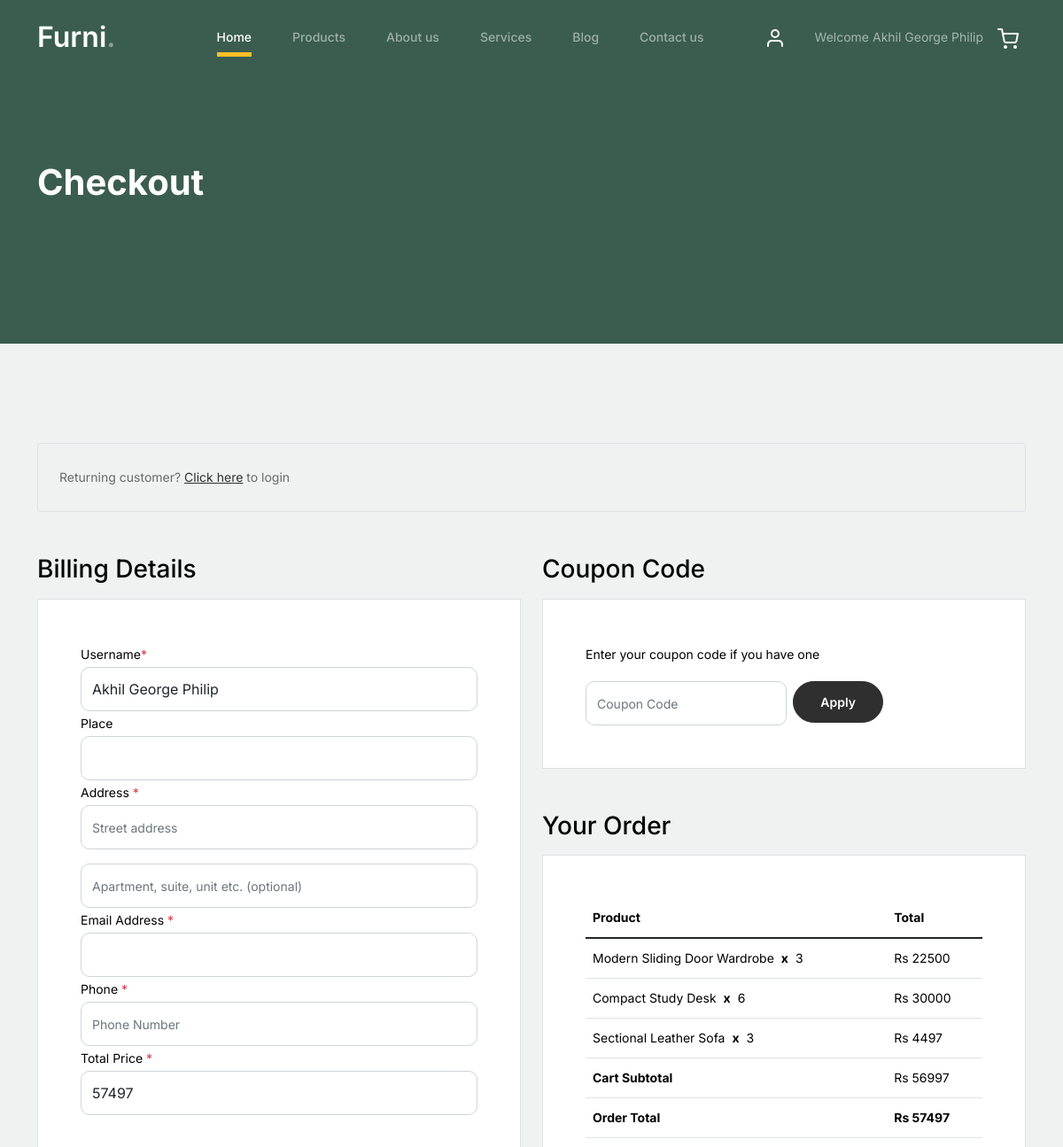
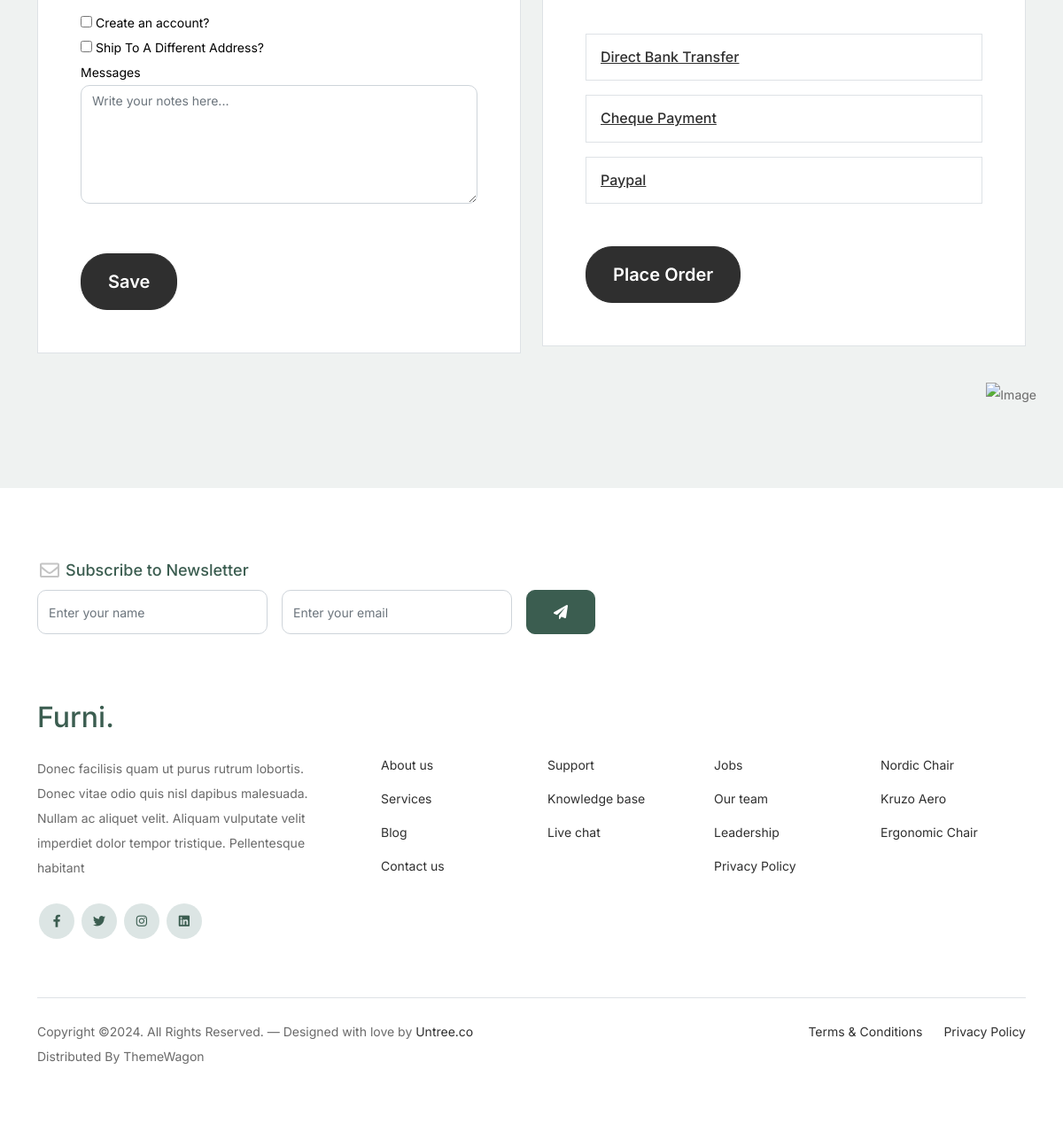
/checkout/ (signed in), run on the app's committed database (2 pictures, top to bottom).
### WebApp/models.py (models this page shows)
class CartDB(models.Model):
    Username=models.CharField(max_length=100,null=True,blank=True)
    Quantity=models.IntegerField(null=True,blank=True)
    Price=models.IntegerField(max_length=100,null=True,blank=True)
    Total_Price=models.IntegerField(max_length=100,null=True,blank=True)
    Product_Name=models.CharField(max_length=100,null=True,blank=True)

### WebApp/views.py (the view)
# urls.py: path('checkout/',views.checkout,name="checkout"),
def checkout(request):
    data = CartDB.objects.filter(Username=request.session['Name'])
    subtotal = 0
    shipping_amount = 0
    total_amount = 0
    for i in data:
        subtotal = subtotal + i.Total_Price
        if subtotal > 20000:
            shipping_amount = 500
        else:
            shipping_amount = 1000
        total_amount = shipping_amount + subtotal
    return render(request,"checkout.html",{'data':data,'subtotal':subtotal,'total_amount':total_amount})

### WebApp/templates/checkout.html (shortened to what this page needs)
<!doctype html>
{% load static %}
<html lang="en">
<head>
		<link href="{% static 'web/css/bootstrap.min.css' %}" rel="stylesheet">
		<link href="https://cdnjs.cloudflare.com/ajax/libs/font-awesome/6.0.0-beta3/css/all.min.css" rel="stylesheet">
		<link href="{% static 'web/css/tiny-slider.css' %}" rel="stylesheet">
		<link href="{% static 'web/css/style.css' %}" rel="stylesheet">
	</head>
	<body>
		<nav class="custom-navbar navbar navbar navbar-expand-md navbar-dark bg-dark" arial-label="Furni navigation bar">
			<div class="container">
				<a class="navbar-brand" href="index.html">Furni<span>.</span></a>
				<div class="collapse navbar-collapse" id="navbarsFurni">
					<ul class="custom-navbar-nav navbar-nav ms-auto mb-2 mb-md-0">
						<li class="nav-item active">
							<a class="nav-link" href="index.html">Home</a>
						</li>
						<li><a class="nav-link" href="{% url 'products_page' %}">Products</a></li>
						<li><a class="nav-link" href="{%url 'aboutus' %}">About us</a></li>
						<li><a class="nav-link" href="services.html">Services</a></li>
						<li><a class="nav-link" href="blog.html">Blog</a></li>
						<li><a class="nav-link" href="{% url 'contacts' %}">Contact us</a></li>
					</ul>
					<ul class="custom-navbar-cta navbar-nav mb-2 mb-md-0 ms-5">
						<li><a class="nav-link" href="{% url 'Signin' %}"><img src="{% static 'web/images/user.svg' %}"></a></li>
						{% if request.session.Name %}
						<li><a class="nav-link" href="{% url 'user_logout' %}">Welcome {{request.session.Name}}</a></li>
						{% endif %}
						<li><a class="nav-link" href="{% url 'cart' %}"><img src="{% static 'web/images/cart.svg' %}"></a></li>
					</ul>
				</div>
			</div>
		</nav>
			<div class="hero">
				<div class="container">
					<div class="row justify-content-between">
						<div class="col-lg-5">
							<div class="intro-excerpt">
								<h1>Checkout</h1>
							</div>
						</div>
						<div class="col-lg-7">
						</div>
					</div>
				</div>
			</div>
		<div class="untree_co-section">
		    <div class="container">
		      <div class="row mb-5">
		        <div class="col-md-12">
		          <div class="border p-4 rounded" role="alert">
		            Returning customer? <a href="#">Click here</a> to login
		          </div>
		        </div>
		      </div>
		      <div class="row">
		        <div class="col-md-6 mb-5 mb-md-0">
		          <h2 class="h3 mb-3 text-black">Billing Details</h2>
					<form method="POST" action="{% url 'save_checkout' %}">
		          <div class="p-3 p-lg-5 border bg-white">
		            <div class="form-group row">
		              <div class="col-md-12">
		                <label for="c_fname" class="text-black">Username<span class="text-danger">*</span></label>
		                <input type="text" class="form-control" id="c_fname" name="uname" value="{{request.session.Name}}">
		              </div>
		            </div>
		            <div class="form-group row">
		              <div class="col-md-12">
		                <label for="c_companyname" class="text-black">Place</label>
		                <input type="text" class="form-control" id="c_companyname" name="place">
		              </div>
		            </div>
		            <div class="form-group row">
		              <div class="col-md-12">
		                <label for="c_address" class="text-black">Address <span class="text-danger">*</span></label>
		                <input type="text" class="form-control" id="c_address" name="c_address" placeholder="Street address">
		              </div>
		            </div>
		            <div class="form-group mt-3">
		              <input type="text" class="form-control" placeholder="Apartment, suite, unit etc. (optional)">
		            </div>
		            <div class="form-group row mb-5">
		              <div class="col-md-12">
		                <label for="c_email_address" class="text-black">Email Address <span class="text-danger">*</span></label>
		                <input type="text" class="form-control" id="c_email_address" name="c_email_address">
		              </div>
		              <div class="col-md-12">
		                <label for="c_phone" class="text-black">Phone <span class="text-danger">*</span></label>
		                <input type="text" class="form-control" id="c_phone" name="c_phone" placeholder="Phone Number">
		              </div>
						<div class="col-md-12">
		                <label class="text-black">Total Price <span class="text-danger">*</span></label>
		                <input type="text" class="form-control" id="c_total_price" name="c_total_price" value="{{total_amount}}">
		              </div>
		            </div>
		            <div class="form-group">
		              <label for="c_create_account" class="text-black" data-bs-toggle="collapse" href="#create_an_account" role="button" aria-expanded="false" aria-controls="create_an_account"><input type="checkbox" value="1" id="c_create_account"> Create an account?</label>
		            </div>
		            <div class="form-group">
		              <label for="c_ship_different_address" class="text-black" data-bs-toggle="collapse" href="#ship_different_address" role="button" aria-expanded="false" aria-controls="ship_different_address"><input type="checkbox" value="1" id="c_ship_different_address"> Ship To A Different Address?</label>
		            </div>
		            <div class="form-group">
		              <label for="c_order_notes" class="text-black">Messages</label>
		              <textarea name="c_order_notes" id="c_order_notes" cols="30" rows="5" class="form-control" placeholder="Write your notes here..."></textarea>
		            </div><br><br>
					  <div>
		                  <a class="btn btn-success btn-lg py-3 btn-block" href="{% url 'save_checkout' %}">Save</a>
		                </div>
		          </div>
					</form>
		        </div>
		        <div class="col-md-6">
		          <div class="row mb-5">
		            <div class="col-md-12">
		              <h2 class="h3 mb-3 text-black">Coupon Code</h2>
		              <div class="p-3 p-lg-5 border bg-white">
		                <label for="c_code" class="text-black mb-3">Enter your coupon code if you have one</label>
		                <div class="input-group w-75 couponcode-wrap">
		                  <input type="text" class="form-control me-2" id="c_code" placeholder="Coupon Code" aria-label="Coupon Code" aria-describedby="button-addon2">
		                  <div class="input-group-append">
		                    <button class="btn btn-black btn-sm" type="button" id="button-addon2">Apply</button>
		                  </div>
		                </div>
		              </div>
		            </div>
		          </div>
		          <div class="row mb-5">
		            <div class="col-md-12">
		              <h2 class="h3 mb-3 text-black">Your Order</h2>
		              <div class="p-3 p-lg-5 border bg-white">
		                <table class="table site-block-order-table mb-5">
		                  <thead>
		                    <th>Product</th>
		                    <th>Total</th>
		                  </thead>
		                  <tbody>
						  {% for i in data %}
		                    <tr>
		                      <td>{{i.Product_Name}}<strong class="mx-2">x</strong>{{i.Quantity}}</td>
		                      <td>Rs {{i.Total_Price}}</td>
		                    </tr>
						  {% endfor %}
		                    <tr>
		                      <td class="text-black font-weight-bold"><strong>Cart Subtotal</strong></td>
		                      <td class="text-black">Rs {{subtotal}}</td>
		                    </tr>
		                    <tr>
		                      <td class="text-black font-weight-bold"><strong>Order Total</strong></td>
		                      <td class="text-black font-weight-bold"><strong>Rs {{total_amount}}</strong></td>
		                    </tr>
		                  </tbody>
		                </table>
		                <div class="border p-3 mb-3">
		                  <h3 class="h6 mb-0"><a class="d-block" data-bs-toggle="collapse" href="#collapsebank" role="button" aria-expanded="false" aria-controls="collapsebank">Direct Bank Transfer</a></h3>
		                </div>
		                <div class="border p-3 mb-3">
		                  <h3 class="h6 mb-0"><a class="d-block" data-bs-toggle="collapse" href="#collapsecheque" role="button" aria-expanded="false" aria-controls="collapsecheque">Cheque Payment</a></h3>
		                </div>
		                <div class="border p-3 mb-5">
		                  <h3 class="h6 mb-0"><a class="d-block" data-bs-toggle="collapse" href="#collapsepaypal" role="button" aria-expanded="false" aria-controls="collapsepaypal">Paypal</a></h3>
		                </div>
		                <div class="form-group">
		                  <a class="btn btn-black btn-lg py-3 btn-block" href="{% url 'payment' %}">Place Order</a>
		                </div>
		              </div>
		            </div>
		          </div>
		        </div>
		      </div>
		    </div>
		  </div>
		<footer class="footer-section">
			<div class="container relative">
				<div class="sofa-img">
					<img src="{% static 'web/images/sofa.png' %}" alt="Image" class="img-fluid">
				</div>
				<div class="row">
					<div class="col-lg-8">
						<div class="subscription-form">
							<h3 class="d-flex align-items-center"><span class="me-1"><img src="{% static 'web/images/envelope-outline.svg' %}" alt="Image" class="img-fluid"></span><span>Subscribe to Newsletter</span></h3>
							<form action="#" class="row g-3">
								<div class="col-auto">
									<input type="text" class="form-control" placeholder="Enter your name">
								</div>
								<div class="col-auto">
									<input type="email" class="form-control" placeholder="Enter your email">
								</div>
								<div class="col-auto">
									<button class="btn btn-primary">
										<span class="fa fa-paper-plane"></span>
									</button>
								</div>
							</form>
						</div>
					</div>
				</div>
				<div class="row g-5 mb-5">
					<div class="col-lg-4">
						<div class="mb-4 footer-logo-wrap"><a href="#" class="footer-logo">Furni<span>.</span></a></div>
						<p class="mb-4">Donec facilisis quam ut purus rutrum lobortis. Donec vitae odio quis nisl dapibus malesuada. Nullam ac aliquet velit. Aliquam vulputate velit imperdiet dolor tempor tristique. Pellentesque habitant</p>
						<ul class="list-unstyled custom-social">
							<li><a href="#"><span class="fa fa-brands fa-facebook-f"></span></a></li>
							<li><a href="#"><span class="fa fa-brands fa-twitter"></span></a></li>
							<li><a href="#"><span class="fa fa-brands fa-instagram"></span></a></li>
							<li><a href="#"><span class="fa fa-brands fa-linkedin"></span></a></li>
						</ul>
					</div>
					<div class="col-lg-8">
						<div class="row links-wrap">
							<div class="col-6 col-sm-6 col-md-3">
								<ul class="list-unstyled">
									<li><a href="#">About us</a></li>
									<li><a href="#">Services</a></li>
									<li><a href="#">Blog</a></li>
									<li><a href="#">Contact us</a></li>
								</ul>
							</div>
							<div class="col-6 col-sm-6 col-md-3">
								<ul class="list-unstyled">
									<li><a href="#">Support</a></li>
									<li><a href="#">Knowledge base</a></li>
									<li><a href="#">Live chat</a></li>
								</ul>
							</div>
							<div class="col-6 col-sm-6 col-md-3">
								<ul class="list-unstyled">
									<li><a href="#">Jobs</a></li>
									<li><a href="#">Our team</a></li>
									<li><a href="#">Leadership</a></li>
									<li><a href="#">Privacy Policy</a></li>
								</ul>
							</div>
							<div class="col-6 col-sm-6 col-md-3">
								<ul class="list-unstyled">
									<li><a href="#">Nordic Chair</a></li>
									<li><a href="#">Kruzo Aero</a></li>
									<li><a href="#">Ergonomic Chair</a></li>
								</ul>
							</div>
						</div>
					</div>
				</div>
				<div class="border-top copyright">
					<div class="row pt-4">
						<div class="col-lg-6">
							<p class="mb-2 text-center text-lg-start">Copyright &copy;. All Rights Reserved. &mdash; Designed with love by <a href="https://untree.co">Untree.co</a> Distributed By <a hreff="https://themewagon.com">ThemeWagon</a>
            </p>
						</div>
						<div class="col-lg-6 text-center text-lg-end">
							<ul class="list-unstyled d-inline-flex ms-auto">
								<li class="me-4"><a href="#">Terms &amp; Conditions</a></li>
								<li><a href="#">Privacy Policy</a></li>
							</ul>
						</div>
					</div>
				</div>
			</div>
		</footer>
	</body>
</html>

### data on the page
CartDB: Product_Name "Modern Sliding Door Wardrobe", Quantity "3", Total_Price "22500"
CartDB: Product_Name "Compact Study Desk", Quantity "6", Total_Price "30000"
CartDB: Product_Name "Sectional Leather Sofa", Quantity "3", Total_Price "4497"

### other printed values
{{ request.session.Name }} "Akhil George Philip"
{{ subtotal }} "56997"
{{ total_amount }} "57497"
